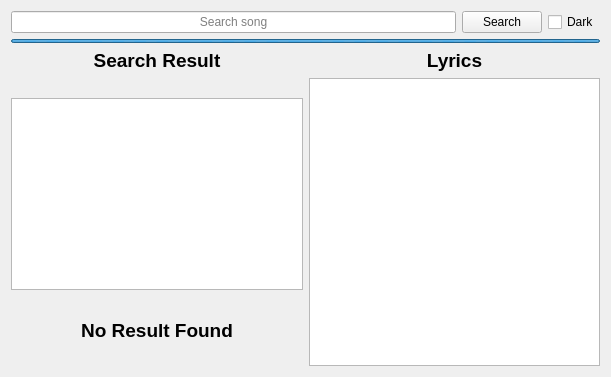
<?xml version="1.0" encoding="UTF-8"?>
<ui version="4.0">
 <class>MainWindow</class>
 <widget class="QMainWindow" name="MainWindow">
  <property name="geometry">
   <rect>
    <x>0</x>
    <y>0</y>
    <width>611</width>
    <height>377</height>
   </rect>
  </property>
  <property name="windowTitle">
   <string>MainWindow</string>
  </property>
  <widget class="QWidget" name="centralWidget">
   <layout class="QVBoxLayout" name="verticalLayout">
    <item>
     <layout class="QHBoxLayout" name="horizontalLayout_2">
      <property name="topMargin">
       <number>0</number>
      </property>
      <item>
       <widget class="QLineEdit" name="search_edit">
        <property name="alignment">
         <set>Qt::AlignCenter</set>
        </property>
        <property name="placeholderText">
         <string>Search song</string>
        </property>
        <property name="clearButtonEnabled">
         <bool>true</bool>
        </property>
       </widget>
      </item>
      <item>
       <widget class="QPushButton" name="search_button">
        <property name="text">
         <string>Search</string>
        </property>
        <property name="icon">
         <iconset resource="themes.qrc">
          <normaloff>:/dark/search.png</normaloff>:/dark/search.png</iconset>
        </property>
       </widget>
      </item>
      <item>
       <widget class="QCheckBox" name="themeSwitch">
        <property name="text">
         <string>Dark</string>
        </property>
       </widget>
      </item>
     </layout>
    </item>
    <item>
     <widget class="QProgressBar" name="progressBar">
      <property name="maximumSize">
       <size>
        <width>16777215</width>
        <height>4</height>
       </size>
      </property>
      <property name="maximum">
       <number>0</number>
      </property>
      <property name="value">
       <number>0</number>
      </property>
      <property name="format">
       <string/>
      </property>
     </widget>
    </item>
    <item>
     <layout class="QHBoxLayout" name="horizontalLayout">
      <item>
       <layout class="QVBoxLayout" name="verticalLayout_2">
        <property name="topMargin">
         <number>0</number>
        </property>
        <property name="rightMargin">
         <number>0</number>
        </property>
        <item>
         <widget class="QLabel" name="label">
          <property name="text">
           <string>&lt;html&gt;&lt;head/&gt;&lt;body&gt;&lt;p&gt;&lt;span style=&quot; font-size:14pt; font-weight:600;&quot;&gt;Search Result&lt;/span&gt;&lt;/p&gt;&lt;/body&gt;&lt;/html&gt;</string>
          </property>
          <property name="alignment">
           <set>Qt::AlignCenter</set>
          </property>
         </widget>
        </item>
        <item>
         <widget class="QLabel" name="resultCount">
          <property name="text">
           <string/>
          </property>
          <property name="alignment">
           <set>Qt::AlignCenter</set>
          </property>
         </widget>
        </item>
        <item>
         <widget class="QListWidget" name="resultList"/>
        </item>
        <item>
         <widget class="QLabel" name="noResult">
          <property name="sizePolicy">
           <sizepolicy hsizetype="Preferred" vsizetype="Expanding">
            <horstretch>0</horstretch>
            <verstretch>0</verstretch>
           </sizepolicy>
          </property>
          <property name="text">
           <string>&lt;html&gt;&lt;head/&gt;&lt;body&gt;&lt;p&gt;&lt;span style=&quot; font-size:14pt; font-weight:600;&quot;&gt;No Result Found&lt;/span&gt;&lt;/p&gt;&lt;/body&gt;&lt;/html&gt;</string>
          </property>
          <property name="alignment">
           <set>Qt::AlignCenter</set>
          </property>
         </widget>
        </item>
       </layout>
      </item>
      <item>
       <layout class="QVBoxLayout" name="verticalLayout_3">
        <property name="topMargin">
         <number>0</number>
        </property>
        <property name="rightMargin">
         <number>0</number>
        </property>
        <item>
         <widget class="QLabel" name="label_2">
          <property name="text">
           <string>&lt;html&gt;&lt;head/&gt;&lt;body&gt;&lt;p&gt;&lt;span style=&quot; font-size:14pt; font-weight:600;&quot;&gt;Lyrics&lt;/span&gt;&lt;/p&gt;&lt;/body&gt;&lt;/html&gt;</string>
          </property>
          <property name="alignment">
           <set>Qt::AlignCenter</set>
          </property>
         </widget>
        </item>
        <item>
         <widget class="QTextBrowser" name="result"/>
        </item>
       </layout>
      </item>
     </layout>
    </item>
   </layout>
  </widget>
 </widget>
 <layoutdefault spacing="6" margin="11"/>
 <resources>
  <include location="themes.qrc"/>
 </resources>
 <connections/>
</ui>
